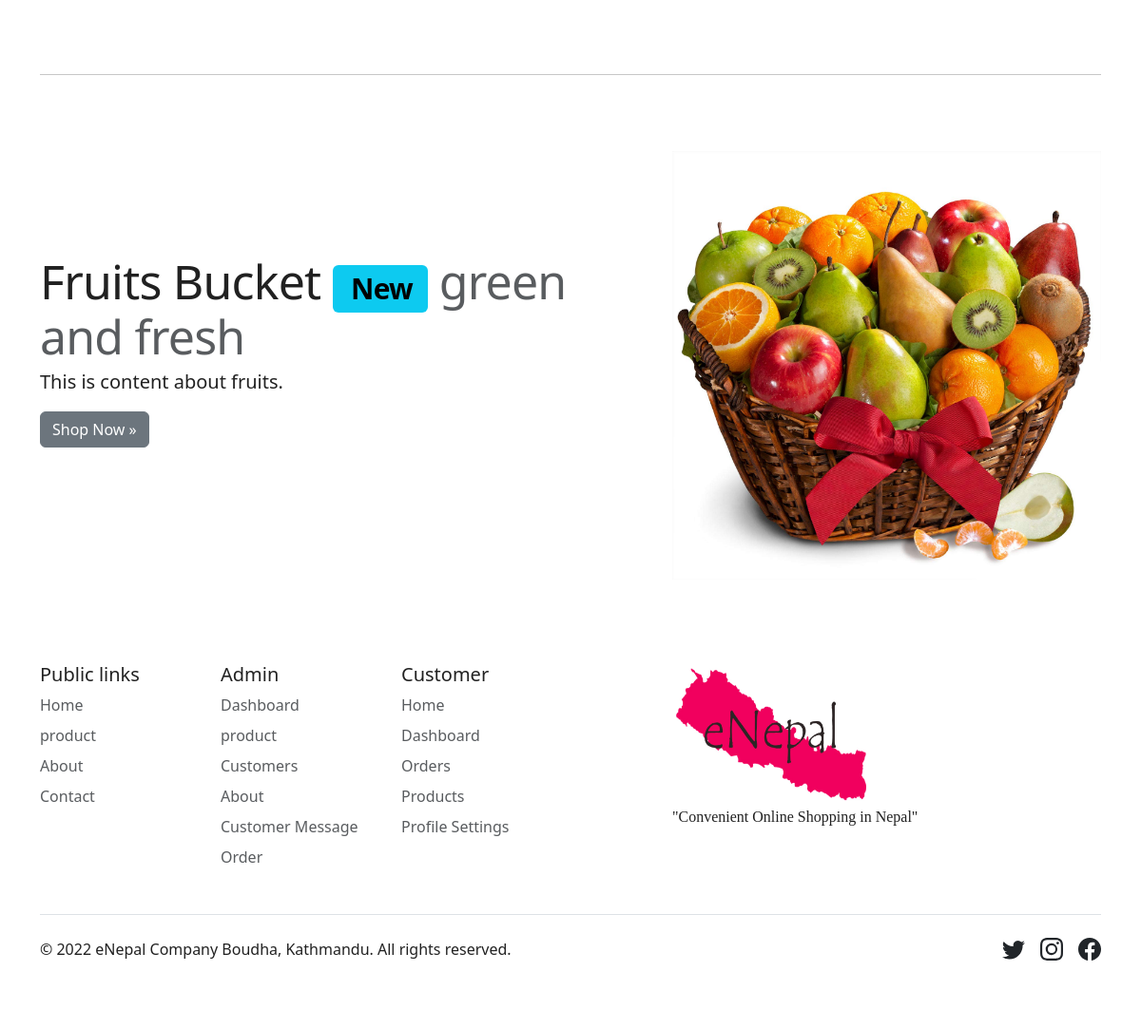
Before: / (lower part) with the older database file.
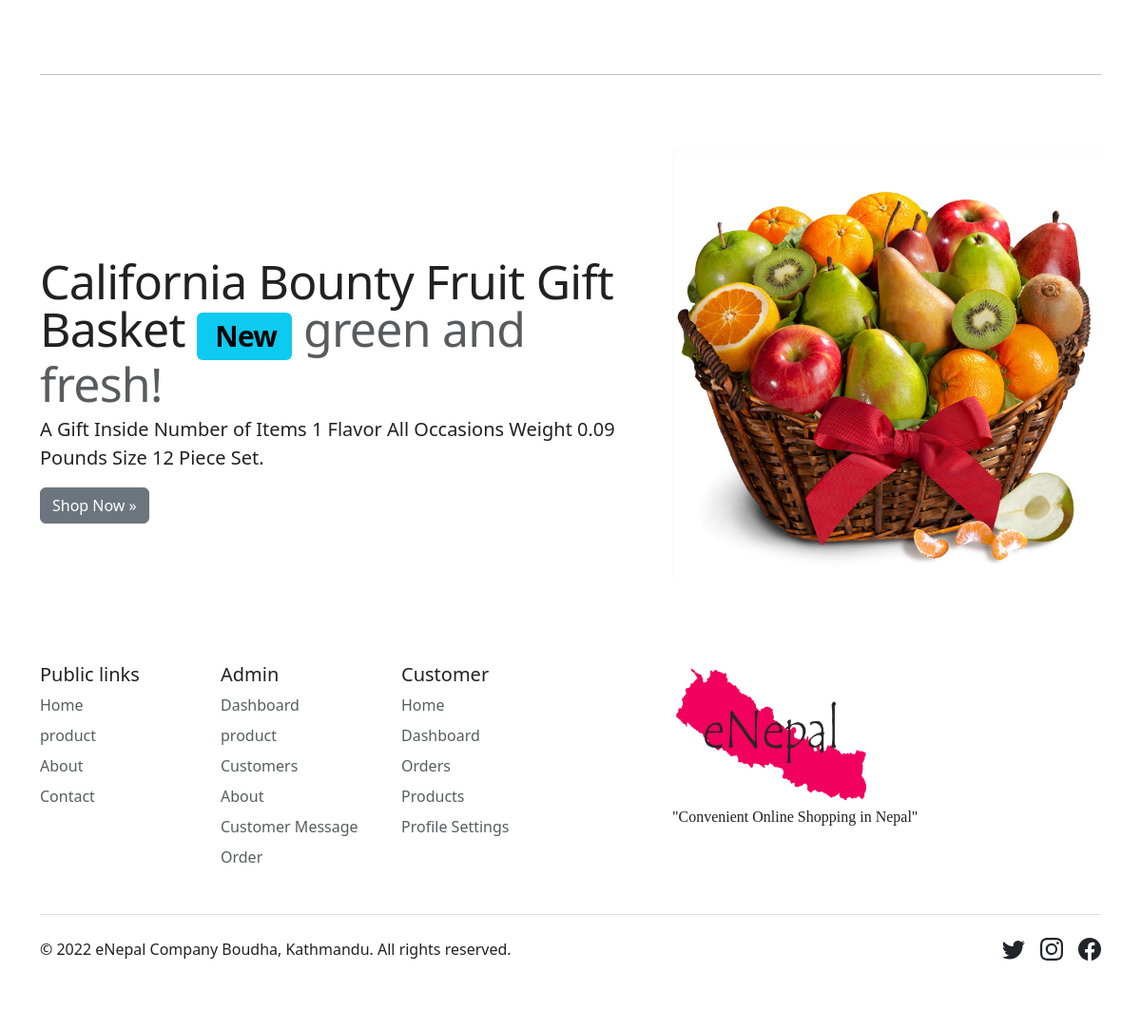
After: the same page with the newer database file.
### tables this page shows
CREATE TABLE `tbl_article` (
  `id` int(20) NOT NULL,
  `filename` varchar(100) NOT NULL,
  `title` text NOT NULL,
  `sub_title` text NOT NULL,
  `content` varchar(100) NOT NULL,
  `created_date` datetime DEFAULT current_timestamp(),
  `publish` tinyint(1) NOT NULL,
  `updated_date` datetime DEFAULT current_timestamp()
);

### common/home-featured-articles.php (the view)
    <?php
$sql = "SELECT id, title, sub_title, content, filename, publish FROM tbl_article";
$result = $conn->query($sql);
?>
    <?php
    if ($result->num_rows > 0) {
        while($row = $result->fetch_assoc()) {
            ?>
            <hr class="featurette-divider">
<div class="row featurette">
  <div class="col-md-7">
    <h2 class="featurette-heading fw-normal lh-1"><?php echo $row['title'] ?>  <span class="badge text-bg-info">New</span> <span class="text-muted"><?php echo $row['sub_title'] ?></span></h2>
    <p class="lead"><?php echo $row['content'] ?></p>
    <p><a class="btn btn-secondary" href="?page=product">Shop Now &raquo;</a></p>
  </div>
  <div class="col-md-5">
      <img class="bd-placeholder-img bd-placeholder-img-lg featurette-image img-fluid mx-auto" src="admin/uploaded_img/<?php echo $row['filename'] ?>" alt="Image not uploaded yet!" height="300px">
  </div>
</div>
<?php
        }
    }
    ?>

### common/header.php (shortened to what this page needs)
<!doctype html>
<html lang="en">
  <head>
    <link rel="stylesheet" href="https://cdn.jsdelivr.net/npm/bootstrap@4.0.0/dist/css/bootstrap.min.css">
<link href="assets/css/bootstrap.min.css" rel="stylesheet">
    <link href="css/carousel.css" rel="stylesheet">
    <link href="Login and Register/style.css" rel="stylesheet">
  </head>
  <body>

### index.php (shortened to what this page needs)
<?php
include('common/header.php');
$page = isset($_GET['page']) ? $_GET['page'] : '';
switch ($page){
    default:
        include("home.php");
}
include('common/footer.php');
?>

### home.php (shortened to what this page needs)
<main>
  <div class="container marketing">
    <?php include("common/home-featured-articles.php") ?>
  </div>
  </main>

### common/footer.php (shortened to what this page needs)
  <div class="container">
  <footer class="py-5">
    <div class="row">
      <div class="col-6 col-md-2 mb-3">
        <h5>Public links</h5>
        <ul class="nav flex-column">
          <li class="nav-item mb-2"><a href="?page=home" class="nav-link p-0 text-muted">Home</a></li>
          <li class="nav-item mb-2"><a href="?page=product" class="nav-link p-0 text-muted">product</a></li>
          <li class="nav-item mb-2"><a href="?page=about" class="nav-link p-0 text-muted">About</a></li>
          <li class="nav-item mb-2"><a href="?page=contact" class="nav-link p-0 text-muted">Contact</a></li>
        </ul>
      </div>
      <div class="col-6 col-md-2 mb-3">
        <h5>Admin</h5>
        <ul class="nav flex-column">
          <li class="nav-item mb-2"><a href="admin/?page=dashboard" class="nav-link p-0 text-muted">Dashboard</a></li>
          <li class="nav-item mb-2"><a href="admin/?page=product" class="nav-link p-0 text-muted">product</a></li>
          <li class="nav-item mb-2"><a href="admin/?page=customer_pages&action=list" class="nav-link p-0 text-muted">Customers</a></li>
          <li class="nav-item mb-2"><a href="admin/?page=about" class="nav-link p-0 text-muted">About</a></li>
          <li class="nav-item mb-2"><a href="admin/?page=contact" class="nav-link p-0 text-muted">Customer Message</a></li>
          <li class="nav-item mb-2"><a href="admin/?page=order" class="nav-link p-0 text-muted">Order</a></li>
        </ul>
      </div>
      <div class="col-6 col-md-2 mb-3">
        <h5>Customer</h5>
        <ul class="nav flex-column">
          <li class="nav-item mb-2"><a href="customer/?page=home" class="nav-link p-0 text-muted">Home</a></li>
          <li class="nav-item mb-2"><a href="customer/?page=dashboard" class="nav-link p-0 text-muted">Dashboard</a></li>
          <li class="nav-item mb-2"><a href="customer/?page=product&action=order" class="nav-link p-0 text-muted">Orders</a></li>
          <li class="nav-item mb-2"><a href="customer/?page=?page=product&action=cart" class="nav-link p-0 text-muted">Products</a></li>
          <li class="nav-item mb-2"><a href="customer/?page=profile" class="nav-link p-0 text-muted">Profile Settings</a></li>
        </ul>
      </div>
      <div class="col-md-5 offset-md-1 mb-3">
        <div class="">
        <img src="img/enepal-logo.jpg" height="150px" width="210px">
        <p style="font-family:cursive">"Convenient Online Shopping in Nepal"</p>
        </div>
      </div>
    </div>
    <div class="d-flex flex-column flex-sm-row justify-content-between py-4 my-4 border-top">
      <p>&copy; 2022 eNepal Company Boudha, Kathmandu. All rights reserved.</p>
      <ul class="list-unstyled d-flex">
        <li class="ms-3"><a class="link-dark" href="https://www.twitter.com"><svg class="bi" width="24" height="24"><use xlink:href="#twitter"/></svg></a></li>
        <li class="ms-3"><a class="link-dark" href="https://www.instagram.com"><svg class="bi" width="24" height="24"><use xlink:href="#instagram"/></svg></a></li>
        <li class="ms-3"><a class="link-dark" href="https://www.facebook.com"><svg class="bi" width="24" height="24"><use xlink:href="#facebook"/></svg></a></li>
      </ul>
    </div>
  </footer>
</div>
  </body>
</html>

### css/carousel.css (style rules this page uses)
body { color: #000000de; }
.featurette-divider { margin: 5rem 0; }
.featurette-heading { letter-spacing: -.05rem; }
@media (min-width: 40em) { .featurette-heading { font-size: 50px; } }
@media (min-width: 62em) { .featurette-heading { margin-top: 7rem; } }

### common/header.php (style rules this page uses)
.bd-placeholder-img { font-size: 1.125rem; text-anchor: middle; -webkit-user-select: none; -moz-user-select: none; user-select: none; }
@media (min-width: 768px) { .bd-placeholder-img-lg { font-size: 3.5rem; } }
.bi { vertical-align: -.125em; fill: currentColor; }
main { padding: 0px 15px 40px 15px; }
.badge { height: 50px; width: 100px; font-size: 30px; }

Changed rows visible on the page:
changed tbl_article: title "Fruits Bucket" → "California Bounty Fruit Gift Basket"; sub_title "green and fresh" → "green and fresh!"; content "This is content about fruits." → "A Gift Inside Number of Items 1 Flavor All Occasions Weight 0.09 Pounds Size 12 Piece Set."
